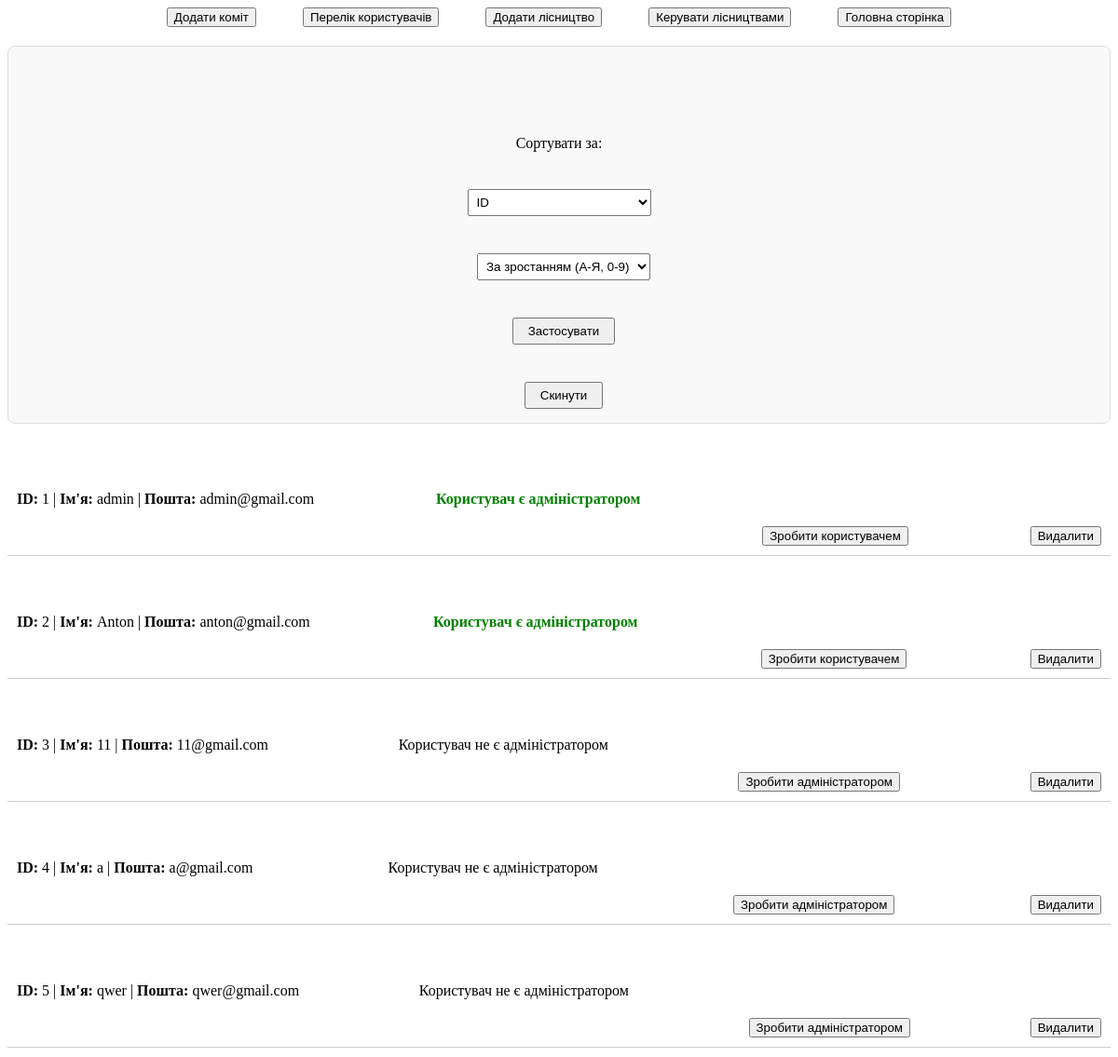
The app's page /all_users (signed in), older data.
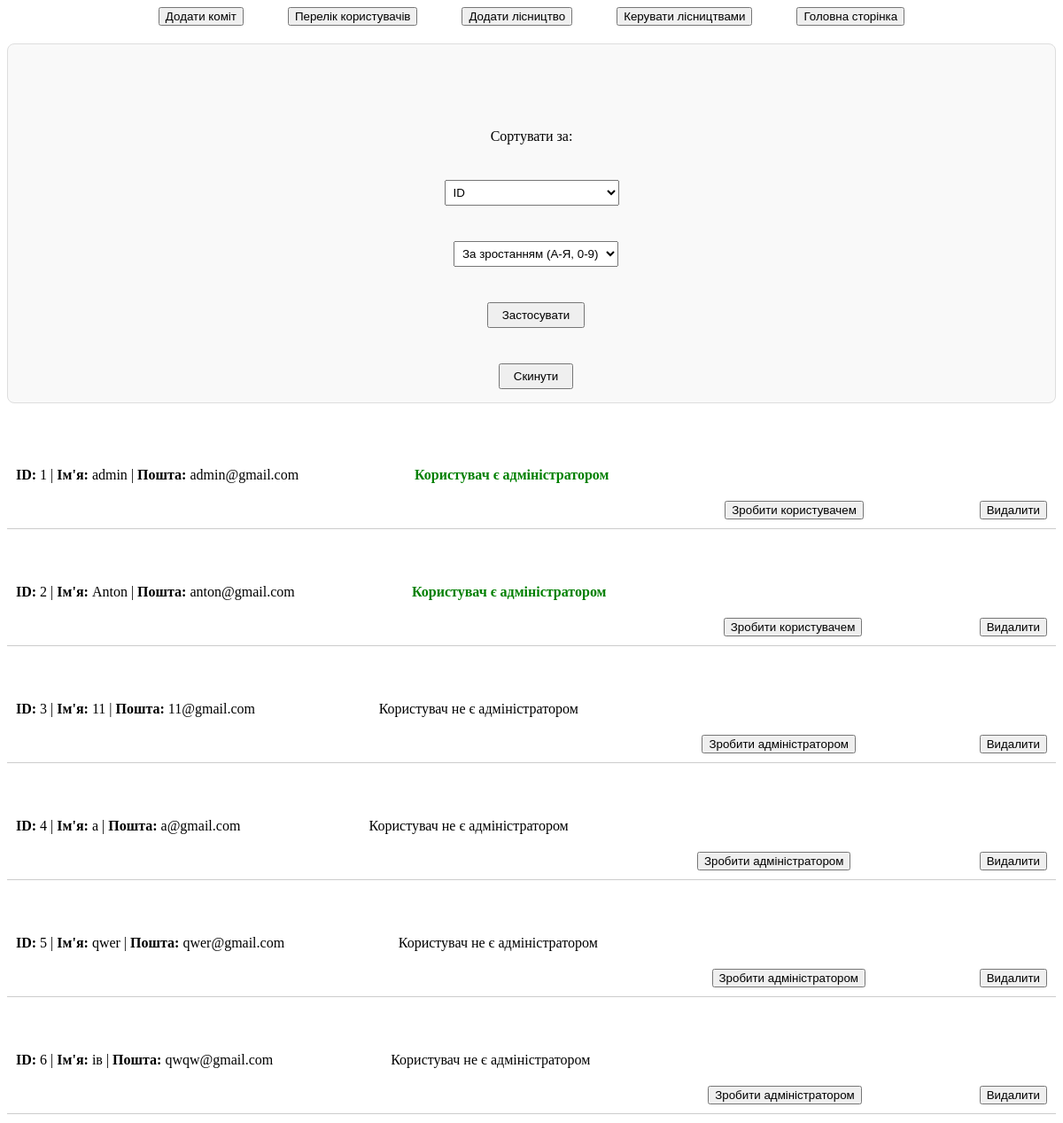
The same page, newer data.
### DB.py (models this page shows, shortened)
class User(UserMixin, db.Model):
    id = db.Column(db.Integer, primary_key=True)
    isAdmin = db.Column(db.Boolean, default=False)
    username = db.Column(db.String(150), unique=True, nullable=False)
    gmail = db.Column(db.String(150), unique=True, nullable=False)
    password_hash = db.Column(db.String(256), nullable=False)

### app.py (the view)
@app.route('/all_users', methods=['POST', 'GET'])
@login_required
@admin_required
def all_users():
    sort_by = request.args.get('sort', 'id')
    order = request.args.get('order', 'asc')
    valid_columns = ['id', 'username', 'gmail', 'isAdmin']
    if sort_by in valid_columns:
        column = getattr(User, sort_by)
        if order == 'desc':
            users = User.query.order_by(column.desc()).all()
        else:
            users = User.query.order_by(column.asc()).all()
    else:
        users = User.query.all()
    return render_template('all_user.html', users=users)

### app.py (called while the page is built)
@login_manager.user_loader
def load_user(user_id):
    return User.query.get(int(user_id))

### templates/all_user.html (shortened to what this page needs)
<!DOCTYPE html>
<html lang="en">
<head>
    <link rel="stylesheet" href="{{ url_for('static', filename='styles/admin-style.css') }}">
</head>
<body>
    <header>
        <a href="{{ url_for('comits')}}"><button>Додати коміт</button></a>
        <a href="{{ url_for('all_users') }}"><button>Перелік користувачів</button></a>
        <a href="{{ url_for('admin') }}"><button>Додати лісництво</button></a>
        <a href="{{ url_for('change') }}"><button>Керувати лісництвами</button></a>
        <a href="{{ url_for('main') }}"><button>Головна сторінка</button></a>
    </header>
    <div style="text-align: center; margin: 20px 0; padding: 15px; background: #f9f9f9; border: 1px solid #ddd; border-radius: 8px;">
        <form action="{{ url_for('all_users') }}" method="GET">
            <label for="sort">Сортувати за:</label>
            <select name="sort" id="sort" style="padding: 5px;">
                <option value="id" {% if request.args.get('sort') == 'id' %}selected{% endif %}>ID</option>
            </select>
            <select name="order" id="order" style="padding: 5px; margin-left: 10px;">
                <option value="asc" {% if request.args.get('order') == 'asc' %}selected{% endif %}>За зростанням (А-Я, 0-9)</option>
            </select>
            <button type="submit" style="padding: 5px 15px; margin-left: 10px;">Застосувати</button>
            <a href="{{ url_for('all_users') }}"><button type="button" style="padding: 5px 15px; margin-left: 10px;">Скинути</button></a>
        </form>
    </div>
    <main>
        {% for user in users %}
        <div class="forest-item" style="border-bottom: 1px solid #ccc; padding: 10px; margin-bottom: 10px;">
            <p><strong>ID:</strong> {{ user.id }} | <strong>Ім'я:</strong> {{ user.username }} | <strong>Пошта:</strong> {{ user.gmail }}</p>
            {% if user.isAdmin %}
                <p style="color: green; font-weight: bold;">Користувач є адміністратором</p>
            {% else %}
                <p>Користувач не є адміністратором</p>
            {% endif %}
            <form action="{{ url_for('toggle_admin', id=user.id) }}" method="POST" style="display:inline;">
                {% if user.isAdmin %}
                    <input type="submit" value="Зробити користувачем" onclick="return confirm('Ви впевнені?')">
                {% else %}
                    <input type="submit" value="Зробити адміністратором" onclick="return confirm('Ви впевнені?')">
                {% endif %}
            </form>
            <form action="{{ url_for('delete_user', id=user.id) }}" method="POST" style="display:inline;">
                <input type="submit" value="Видалити" onclick="return confirm('Ви впевнені?')">
            </form>
        </div>
        {% endfor %}
    </main>
</body>
</html>

### static/styles/admin-style.css (style rules this page uses)
header { display: flex; justify-content: center; gap: 50px; }
form { margin-top: 80px; display: flex; flex-direction: column; align-items: center; justify-content: center; gap: 40px; }
.forest-item { display: flex; justify-content: space-between; align-items: center; gap: 20px; }

Row changes from the older to the newer data that the page shows:
added User: id "6", username "ів", gmail "qwqw@gmail.com", isAdmin "Користувач не є адміністратором"
